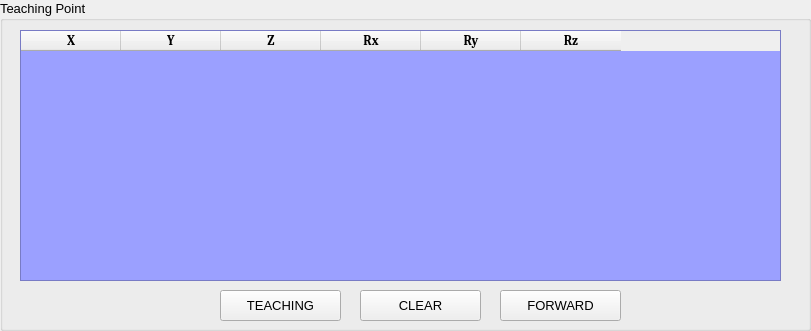
     <widget class="QGroupBox" name="groupBox_8">
      <property name="geometry">
       <rect>
        <x>370</x>
        <y>350</y>
        <width>811</width>
        <height>331</height>
       </rect>
      </property>
      <property name="font">
       <font>
        <pointsize>10</pointsize>
        <weight>50</weight>
        <bold>false</bold>
       </font>
      </property>
      <property name="title">
       <string>Teaching Point</string>
      </property>
      <widget class="QTableWidget" name="tableWidgetPoints">
       <property name="geometry">
        <rect>
         <x>20</x>
         <y>30</y>
         <width>761</width>
         <height>251</height>
        </rect>
       </property>
       <property name="font">
        <font>
         <family>Cambria</family>
         <pointsize>10</pointsize>
         <weight>50</weight>
         <bold>false</bold>
        </font>
       </property>
       <property name="styleSheet">
        <string notr="true">QTableWidget{

background-color:rgb(155, 160, 255);
altermate-backgroud-color: #606060;
selection-backgound-color: #282828;
}
</string>
       </property>
       <property name="editTriggers">
        <set>QAbstractItemView::NoEditTriggers</set>
       </property>
       <property name="alternatingRowColors">
        <bool>true</bool>
       </property>
       <property name="selectionMode">
        <enum>QAbstractItemView::SingleSelection</enum>
       </property>
       <property name="selectionBehavior">
        <enum>QAbstractItemView::SelectRows</enum>
       </property>
       <property name="gridStyle">
        <enum>Qt::DashLine</enum>
       </property>
       <column>
        <property name="text">
         <string>X</string>
        </property>
        <property name="font">
         <font>
          <family>Cambria</family>
          <pointsize>10</pointsize>
          <weight>75</weight>
          <bold>true</bold>
         </font>
        </property>
        <property name="background">
         <color>
          <red>255</red>
          <green>255</green>
          <blue>255</blue>
         </color>
        </property>
       </column>
       <column>
        <property name="text">
         <string>Y</string>
        </property>
        <property name="font">
         <font>
          <family>Cambria</family>
          <pointsize>10</pointsize>
          <weight>75</weight>
          <bold>true</bold>
         </font>
        </property>
       </column>
       <column>
        <property name="text">
         <string>Z</string>
        </property>
        <property name="font">
         <font>
          <family>Cambria</family>
          <pointsize>10</pointsize>
          <weight>75</weight>
          <bold>true</bold>
         </font>
        </property>
       </column>
       <column>
        <property name="text">
         <string>Rx</string>
        </property>
        <property name="font">
         <font>
          <family>Cambria</family>
          <pointsize>10</pointsize>
          <weight>75</weight>
          <bold>true</bold>
         </font>
        </property>
       </column>
       <column>
        <property name="text">
         <string>Ry</string>
        </property>
        <property name="font">
         <font>
          <family>Cambria</family>
          <pointsize>10</pointsize>
          <weight>75</weight>
          <bold>true</bold>
         </font>
        </property>
       </column>
       <column>
        <property name="text">
         <string>Rz</string>
        </property>
        <property name="font">
         <font>
          <family>Cambria</family>
          <pointsize>10</pointsize>
          <weight>75</weight>
          <bold>true</bold>
         </font>
        </property>
       </column>
      </widget>
      <widget class="QPushButton" name="btnTeaching">
       <property name="geometry">
        <rect>
         <x>220</x>
         <y>290</y>
         <width>121</width>
         <height>31</height>
        </rect>
       </property>
       <property name="font">
        <font>
         <pointsize>10</pointsize>
         <weight>50</weight>
         <bold>false</bold>
        </font>
       </property>
       <property name="text">
        <string>TEACHING</string>
       </property>
      </widget>
      <widget class="QPushButton" name="btnClearData">
       <property name="geometry">
        <rect>
         <x>360</x>
         <y>290</y>
         <width>121</width>
         <height>31</height>
        </rect>
       </property>
       <property name="font">
        <font>
         <pointsize>10</pointsize>
         <weight>50</weight>
         <bold>false</bold>
        </font>
       </property>
       <property name="text">
        <string>CLEAR</string>
       </property>
      </widget>
      <widget class="QPushButton" name="btnForward">
       <property name="geometry">
        <rect>
         <x>500</x>
         <y>290</y>
         <width>121</width>
         <height>31</height>
        </rect>
       </property>
       <property name="font">
        <font>
         <pointsize>10</pointsize>
         <weight>50</weight>
         <bold>false</bold>
        </font>
       </property>
       <property name="text">
        <string>FORWARD</string>
       </property>
      </widget>
     </widget>
